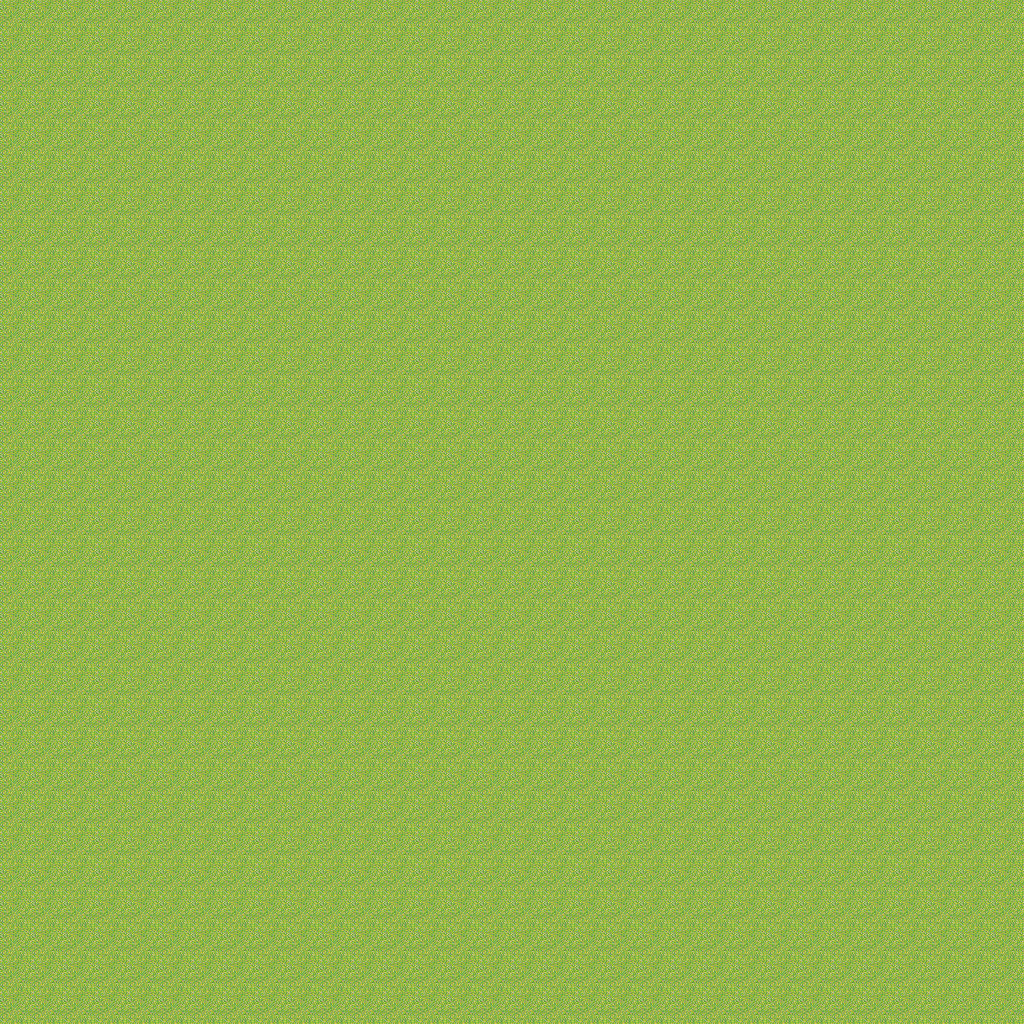

The image is a tile-based game level rendered from a .tmx file. Its description and complete source (layers, tilesets, objects, tile grids) follow:
An orthogonal 32x32 tile map with 32x32 px tiles, 2 tile layers (base, trees).

<map version="1.10" tiledversion="1.10.2" orientation="orthogonal" renderorder="right-down" width="32" height="32" tilewidth="32" tileheight="32" infinite="0" nextlayerid="3" nextobjectid="1">
 <tileset firstgid="1" source="mapBase.tsx" />
 <layer id="1" name="base" width="32" height="32">
  <data encoding="csv">
1,1,1,1,1,1,1,1,1,1,1,1,1,1,1,1,1,1,1,1,1,1,1,1,1,1,1,1,1,1,1,1,
1,1,1,1,1,1,1,1,1,1,1,1,1,1,1,1,1,1,1,1,1,1,1,1,1,1,1,1,1,1,1,1,
1,1,1,1,1,1,1,1,1,1,1,1,1,1,1,1,1,1,1,1,1,1,1,1,1,1,1,1,1,1,1,1,
1,1,1,1,1,1,1,1,1,1,1,1,1,1,1,1,1,1,1,1,1,1,1,1,1,1,1,1,1,1,1,1,
1,1,1,1,1,1,1,1,1,1,1,1,1,1,1,1,1,1,1,1,1,1,1,1,1,1,1,1,1,1,1,1,
1,1,1,1,1,1,1,1,1,1,1,1,1,1,1,1,1,1,1,1,1,1,1,1,1,1,1,1,1,1,1,1,
1,1,1,1,1,1,1,1,1,1,1,1,1,1,1,1,1,1,1,1,1,1,1,1,1,1,1,1,1,1,1,1,
1,1,1,1,1,1,1,1,1,1,1,1,1,1,1,1,1,1,1,1,1,1,1,1,1,1,1,1,1,1,1,1,
1,1,1,1,1,1,1,1,1,1,1,1,1,1,1,1,1,1,1,1,1,1,1,1,1,1,1,1,1,1,1,1,
1,1,1,1,1,1,1,1,1,1,1,1,1,1,1,1,1,1,1,1,1,1,1,1,1,1,1,1,1,1,1,1,
1,1,1,1,1,1,1,1,1,1,1,1,1,1,1,1,1,1,1,1,1,1,1,1,1,1,1,1,1,1,1,1,
1,1,1,1,1,1,1,1,1,1,1,1,1,1,1,1,1,1,1,1,1,1,1,1,1,1,1,1,1,1,1,1,
1,1,1,1,1,1,1,1,1,1,1,1,1,1,1,1,1,1,1,1,1,1,1,1,1,1,1,1,1,1,1,1,
1,1,1,1,1,1,1,1,1,1,1,1,1,1,1,1,1,1,1,1,1,1,1,1,1,1,1,1,1,1,1,1,
1,1,1,1,1,1,1,1,1,1,1,1,1,1,1,1,1,1,1,1,1,1,1,1,1,1,1,1,1,1,1,1,
1,1,1,1,1,1,1,1,1,1,1,1,1,1,1,1,1,1,1,1,1,1,1,1,1,1,1,1,1,1,1,1,
1,1,1,1,1,1,1,1,1,1,1,1,1,1,1,1,1,1,1,1,1,1,1,1,1,1,1,1,1,1,1,1,
1,1,1,1,1,1,1,1,1,1,1,1,1,1,1,1,1,1,1,1,1,1,1,1,1,1,1,1,1,1,1,1,
1,1,1,1,1,1,1,1,1,1,1,1,1,1,1,1,1,1,1,1,1,1,1,1,1,1,1,1,1,1,1,1,
1,1,1,1,1,1,1,1,1,1,1,1,1,1,1,1,1,1,1,1,1,1,1,1,1,1,1,1,1,1,1,1,
1,1,1,1,1,1,1,1,1,1,1,1,1,1,1,1,1,1,1,1,1,1,1,1,1,1,1,1,1,1,1,1,
1,1,1,1,1,1,1,1,1,1,1,1,1,1,1,1,1,1,1,1,1,1,1,1,1,1,1,1,1,1,1,1,
1,1,1,1,1,1,1,1,1,1,1,1,1,1,1,1,1,1,1,1,1,1,1,1,1,1,1,1,1,1,1,1,
1,1,1,1,1,1,1,1,1,1,1,1,1,1,1,1,1,1,1,1,1,1,1,1,1,1,1,1,1,1,1,1,
1,1,1,1,1,1,1,1,1,1,1,1,1,1,1,1,1,1,1,1,1,1,1,1,1,1,1,1,1,1,1,1,
1,1,1,1,1,1,1,1,1,1,1,1,1,1,1,1,1,1,1,1,1,1,1,1,1,1,1,1,1,1,1,1,
1,1,1,1,1,1,1,1,1,1,1,1,1,1,1,1,1,1,1,1,1,1,1,1,1,1,1,1,1,1,1,1,
1,1,1,1,1,1,1,1,1,1,1,1,1,1,1,1,1,1,1,1,1,1,1,1,1,1,1,1,1,1,1,1,
1,1,1,1,1,1,1,1,1,1,1,1,1,1,1,1,1,1,1,1,1,1,1,1,1,1,1,1,1,1,1,1,
1,1,1,1,1,1,1,1,1,1,1,1,1,1,1,1,1,1,1,1,1,1,1,1,1,1,1,1,1,1,1,1,
1,1,1,1,1,1,1,1,1,1,1,1,1,1,1,1,1,1,1,1,1,1,1,1,1,1,1,1,1,1,1,1,
1,1,1,1,1,1,1,1,1,1,1,1,1,1,1,1,1,1,1,1,1,1,1,1,1,1,1,1,1,1,1,1
</data>
 </layer>
 <layer id="2" name="trees" width="32" height="32">
  <data encoding="csv">
0,0,0,0,0,0,0,0,0,0,0,0,0,0,0,0,0,0,0,0,0,0,0,0,0,0,0,0,0,0,0,0,
0,0,0,0,0,0,0,0,0,0,0,0,0,0,0,0,0,0,0,0,0,0,0,0,0,0,0,0,0,0,0,0,
0,0,0,0,0,0,0,0,0,0,0,0,0,0,0,0,0,0,0,0,0,0,0,0,0,0,0,0,0,0,0,0,
0,0,0,0,0,0,0,0,0,0,0,0,0,0,0,0,0,0,0,0,0,0,0,0,0,0,0,0,0,0,0,0,
0,0,0,0,0,0,0,0,0,0,0,0,0,0,0,0,0,0,0,0,0,0,0,0,0,0,0,0,0,0,0,0,
0,0,0,0,0,0,0,0,0,0,0,0,0,0,0,0,0,0,0,0,0,0,0,0,0,0,0,0,0,0,0,0,
0,0,0,0,0,0,0,0,0,0,0,0,0,0,0,0,0,0,0,0,0,0,0,0,0,0,0,0,0,0,0,0,
0,0,0,0,0,0,0,0,0,0,0,0,0,0,0,0,0,0,0,0,0,0,0,0,0,0,0,0,0,0,0,0,
0,0,0,0,0,0,0,0,0,0,0,0,0,0,0,0,0,0,0,0,0,0,0,0,0,0,0,0,0,0,0,0,
0,0,0,0,0,0,0,0,0,0,0,0,0,0,0,0,0,0,0,0,0,0,0,0,0,0,0,0,0,0,0,0,
0,0,0,0,0,0,0,0,0,0,0,0,0,0,0,0,0,0,0,0,0,0,0,0,0,0,0,0,0,0,0,0,
0,0,0,0,0,0,0,0,0,0,0,0,0,0,0,0,0,0,0,0,0,0,0,0,0,0,0,0,0,0,0,0,
0,0,0,0,0,0,0,0,0,0,0,0,0,0,0,0,0,0,0,0,0,0,0,0,0,0,0,0,0,0,0,0,
0,0,0,0,0,0,0,0,0,0,0,0,0,0,0,0,0,0,0,0,0,0,0,0,0,0,0,0,0,0,0,0,
0,0,0,0,0,0,0,0,0,0,0,0,0,0,0,0,0,0,0,0,0,0,0,0,0,0,0,0,0,0,0,0,
0,0,0,0,0,0,0,0,0,0,0,0,0,0,0,0,0,0,0,0,0,0,0,0,0,0,0,0,0,0,0,0,
0,0,0,0,0,0,0,0,0,0,0,0,0,0,0,0,0,0,0,0,0,0,0,0,0,0,0,0,0,0,0,0,
0,0,0,0,0,0,0,0,0,0,0,0,0,0,0,0,0,0,0,0,0,0,0,0,0,0,0,0,0,0,0,0,
0,0,0,0,0,0,0,0,0,0,0,0,0,0,0,0,0,0,0,0,0,0,0,0,0,0,0,0,0,0,0,0,
0,0,0,0,0,0,0,0,0,0,0,0,0,0,0,0,0,0,0,0,0,0,0,0,0,0,0,0,0,0,0,0,
0,0,0,0,0,0,0,0,0,0,0,0,0,0,0,0,0,0,0,0,0,0,0,0,0,0,0,0,0,0,0,0,
0,0,0,0,0,0,0,0,0,0,0,0,0,0,0,0,0,0,0,0,0,0,0,0,0,0,0,0,0,0,0,0,
0,0,0,0,0,0,0,0,0,0,0,0,0,0,0,0,0,0,0,0,0,0,0,0,0,0,0,0,0,0,0,0,
0,0,0,0,0,0,0,0,0,0,0,0,0,0,0,0,0,0,0,0,0,0,0,0,0,0,0,0,0,0,0,0,
0,0,0,0,0,0,0,0,0,0,0,0,0,0,0,0,0,0,0,0,0,0,0,0,0,0,0,0,0,0,0,0,
0,0,0,0,0,0,0,0,0,0,0,0,0,0,0,0,0,0,0,0,0,0,0,0,0,0,0,0,0,0,0,0,
0,0,0,0,0,0,0,0,0,0,0,0,0,0,0,0,0,0,0,0,0,0,0,0,0,0,0,0,0,0,0,0,
0,0,0,0,0,0,0,0,0,0,0,0,0,0,0,0,0,0,0,0,0,0,0,0,0,0,0,0,0,0,0,0,
0,0,0,0,0,0,0,0,0,0,0,0,0,0,0,0,0,0,0,0,0,0,0,0,0,0,0,0,0,0,0,0,
0,0,0,0,0,0,0,0,0,0,0,0,0,0,0,0,0,0,0,0,0,0,0,0,0,0,0,0,0,0,0,0,
0,0,0,0,0,0,0,0,0,0,0,0,0,0,0,0,0,0,0,0,0,0,0,0,0,0,0,0,0,0,0,0,
0,0,0,0,0,0,0,0,0,0,0,0,0,0,0,0,0,0,0,0,0,0,0,0,0,0,0,0,0,0,0,0
</data>
 </layer>
</map>
